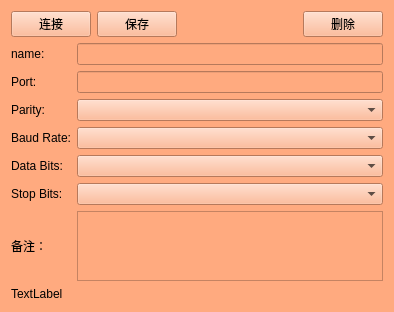
<?xml version="1.0" encoding="UTF-8"?>
<ui version="4.0">
 <class>DeviceCom</class>
 <widget class="QWidget" name="DeviceCom">
  <property name="geometry">
   <rect>
    <x>0</x>
    <y>0</y>
    <width>394</width>
    <height>311</height>
   </rect>
  </property>
  <property name="windowTitle">
   <string>Form</string>
  </property>
  <property name="styleSheet">
   <string notr="true">background-color: rgb(255, 170, 127);</string>
  </property>
  <layout class="QGridLayout" name="gridLayout_3">
   <item row="1" column="0" colspan="2">
    <layout class="QGridLayout" name="gridLayout">
     <item row="0" column="1">
      <widget class="QLineEdit" name="lineEdit_name"/>
     </item>
     <item row="3" column="1">
      <widget class="QComboBox" name="comboBox_baud"/>
     </item>
     <item row="1" column="0">
      <widget class="QLabel" name="label_port">
       <property name="text">
        <string>Port:</string>
       </property>
      </widget>
     </item>
     <item row="3" column="0">
      <widget class="QLabel" name="label_baud">
       <property name="text">
        <string>Baud Rate:</string>
       </property>
      </widget>
     </item>
     <item row="5" column="0">
      <widget class="QLabel" name="label_stop">
       <property name="text">
        <string>Stop Bits:</string>
       </property>
      </widget>
     </item>
     <item row="0" column="0">
      <widget class="QLabel" name="label_name">
       <property name="text">
        <string>name:</string>
       </property>
      </widget>
     </item>
     <item row="2" column="0">
      <widget class="QLabel" name="label_parity">
       <property name="text">
        <string>Parity:</string>
       </property>
      </widget>
     </item>
     <item row="2" column="1">
      <widget class="QComboBox" name="comboBox_parity"/>
     </item>
     <item row="4" column="1">
      <widget class="QComboBox" name="comboBox_data"/>
     </item>
     <item row="4" column="0">
      <widget class="QLabel" name="label_data">
       <property name="text">
        <string>Data Bits:</string>
       </property>
      </widget>
     </item>
     <item row="1" column="1">
      <widget class="QLineEdit" name="lineEdit_port"/>
     </item>
     <item row="5" column="1">
      <widget class="QComboBox" name="comboBox_stop"/>
     </item>
     <item row="6" column="0">
      <widget class="QLabel" name="label_mark">
       <property name="text">
        <string>备注：</string>
       </property>
      </widget>
     </item>
     <item row="6" column="1">
      <widget class="QTextEdit" name="textEdit_mark"/>
     </item>
    </layout>
   </item>
   <item row="2" column="0" colspan="2">
    <widget class="QLabel" name="label_message">
     <property name="text">
      <string>TextLabel</string>
     </property>
    </widget>
   </item>
   <item row="0" column="0" colspan="2">
    <layout class="QHBoxLayout" name="horizontalLayout_7">
     <item>
      <widget class="QPushButton" name="pushButton_connect">
       <property name="text">
        <string>连接</string>
       </property>
      </widget>
     </item>
     <item>
      <widget class="QPushButton" name="pushButton_save">
       <property name="text">
        <string>保存</string>
       </property>
      </widget>
     </item>
     <item>
      <spacer name="horizontalSpacer">
       <property name="orientation">
        <enum>Qt::Horizontal</enum>
       </property>
       <property name="sizeHint" stdset="0">
        <size>
         <width>40</width>
         <height>20</height>
        </size>
       </property>
      </spacer>
     </item>
     <item>
      <widget class="QPushButton" name="pushButton_delete">
       <property name="text">
        <string>删除</string>
       </property>
      </widget>
     </item>
    </layout>
   </item>
  </layout>
 </widget>
 <resources/>
 <connections/>
</ui>
